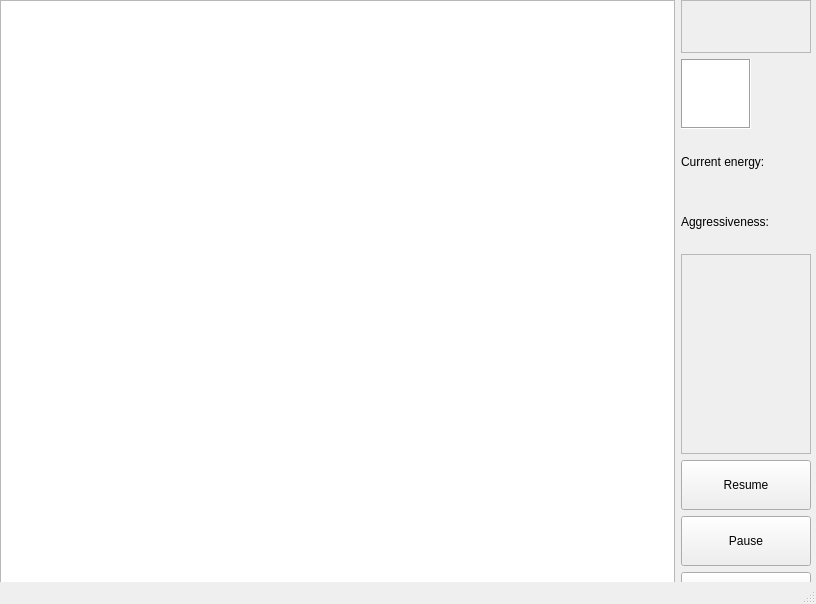
<?xml version="1.0" encoding="UTF-8"?>
<ui version="4.0">
 <class>MainWindow</class>
 <widget class="QMainWindow" name="MainWindow">
  <property name="geometry">
   <rect>
    <x>0</x>
    <y>0</y>
    <width>816</width>
    <height>604</height>
   </rect>
  </property>
  <property name="windowTitle">
   <string>MainWindow</string>
  </property>
  <widget class="QWidget" name="centralwidget">
   <widget class="QWidget" name="horizontalLayoutWidget">
    <property name="geometry">
     <rect>
      <x>0</x>
      <y>0</y>
      <width>811</width>
      <height>622</height>
     </rect>
    </property>
    <layout class="QHBoxLayout" name="horizontalLayout">
     <item>
      <widget class="QGraphicsView" name="environmentView"/>
     </item>
     <item>
      <layout class="QVBoxLayout" name="buttonLayout">
       <item>
        <layout class="QVBoxLayout" name="infoLayout">
         <property name="topMargin">
          <number>0</number>
         </property>
         <item>
          <widget class="QFrame" name="frame_2">
           <property name="minimumSize">
            <size>
             <width>0</width>
             <height>20</height>
            </size>
           </property>
           <property name="frameShape">
            <enum>QFrame::StyledPanel</enum>
           </property>
           <property name="frameShadow">
            <enum>QFrame::Raised</enum>
           </property>
          </widget>
         </item>
         <item>
          <widget class="QGraphicsView" name="cellDemo">
           <property name="sizePolicy">
            <sizepolicy hsizetype="Preferred" vsizetype="Preferred">
             <horstretch>0</horstretch>
             <verstretch>0</verstretch>
            </sizepolicy>
           </property>
           <property name="maximumSize">
            <size>
             <width>70</width>
             <height>70</height>
            </size>
           </property>
           <property name="focusPolicy">
            <enum>Qt::StrongFocus</enum>
           </property>
           <property name="autoFillBackground">
            <bool>false</bool>
           </property>
           <property name="frameShape">
            <enum>QFrame::Box</enum>
           </property>
           <property name="frameShadow">
            <enum>QFrame::Sunken</enum>
           </property>
           <property name="lineWidth">
            <number>1</number>
           </property>
          </widget>
         </item>
         <item>
          <widget class="QLabel" name="curEnergyLabel">
           <property name="text">
            <string>Current energy:</string>
           </property>
          </widget>
         </item>
         <item>
          <widget class="QLabel" name="aggressiveness">
           <property name="text">
            <string>Aggressiveness:</string>
           </property>
          </widget>
         </item>
         <item>
          <widget class="QFrame" name="frame">
           <property name="minimumSize">
            <size>
             <width>0</width>
             <height>200</height>
            </size>
           </property>
           <property name="frameShape">
            <enum>QFrame::StyledPanel</enum>
           </property>
           <property name="frameShadow">
            <enum>QFrame::Raised</enum>
           </property>
          </widget>
         </item>
        </layout>
       </item>
       <item>
        <widget class="QPushButton" name="resumeButton">
         <property name="minimumSize">
          <size>
           <width>130</width>
           <height>50</height>
          </size>
         </property>
         <property name="text">
          <string>Resume</string>
         </property>
        </widget>
       </item>
       <item>
        <widget class="QPushButton" name="pauseButton">
         <property name="minimumSize">
          <size>
           <width>130</width>
           <height>50</height>
          </size>
         </property>
         <property name="text">
          <string>Pause</string>
         </property>
        </widget>
       </item>
       <item>
        <widget class="QPushButton" name="restartButton">
         <property name="enabled">
          <bool>true</bool>
         </property>
         <property name="minimumSize">
          <size>
           <width>130</width>
           <height>50</height>
          </size>
         </property>
         <property name="text">
          <string>Restart</string>
         </property>
        </widget>
       </item>
      </layout>
     </item>
    </layout>
   </widget>
  </widget>
  <widget class="QMenuBar" name="menubar">
   <property name="geometry">
    <rect>
     <x>0</x>
     <y>0</y>
     <width>816</width>
     <height>26</height>
    </rect>
   </property>
  </widget>
  <widget class="QStatusBar" name="statusbar"/>
 </widget>
 <resources/>
 <connections/>
</ui>
